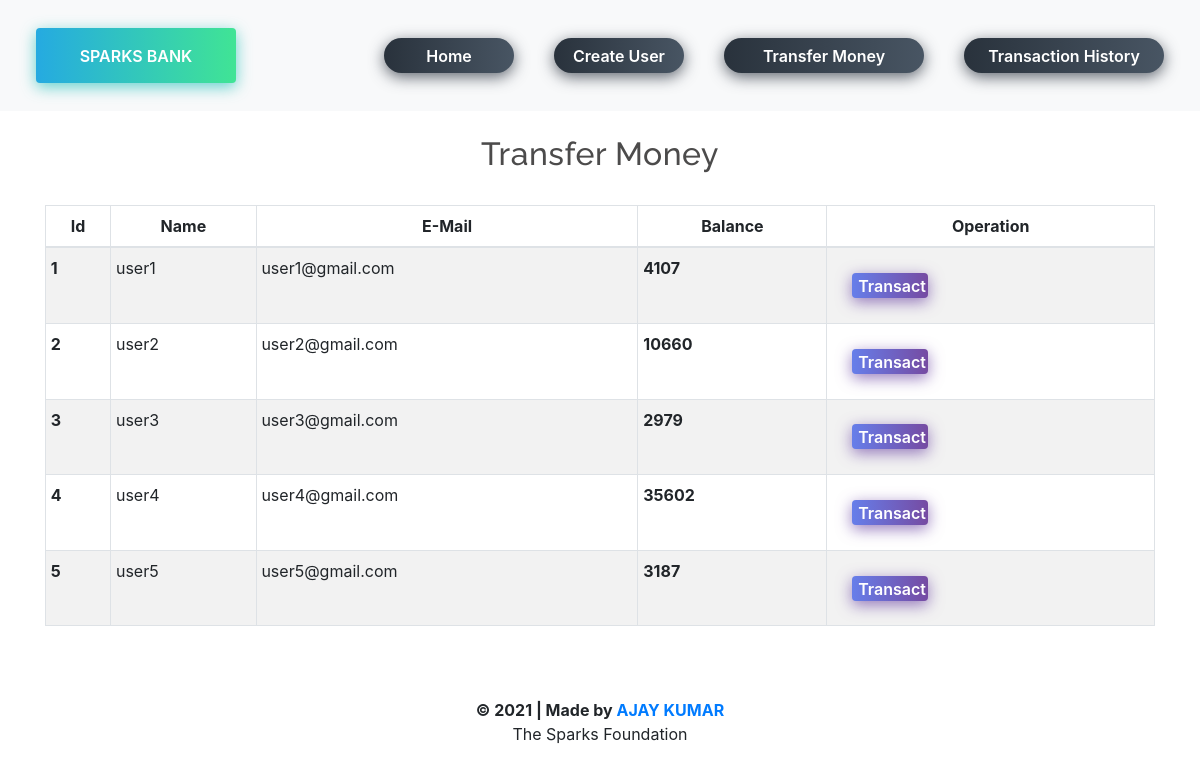
/transaction.php, run on the app's committed database.
### tables this page shows
CREATE TABLE `users` (
  `id` int(3) NOT NULL,
  `name` text NOT NULL,
  `email` varchar(30) NOT NULL,
  `balance` int(8) NOT NULL
);

### transaction.php (the view, shortened to what this page needs)
<!doctype html>
<html lang="en">
  <head>
    <link rel="stylesheet" href="https://stackpath.bootstrapcdn.com/bootstrap/4.5.2/css/bootstrap.min.css">
    <link rel="stylesheet" type="text/css" href="assets/css/navbar.css">
    <link href="https://unpkg.com/aos@2.3.1/dist/aos.css" rel="stylesheet">
  </head>
  <body>
  <?php
    include 'config/dbconfig.php';
    $sql = "SELECT * FROM users";
    $result = mysqli_query($conn,$sql);
  ?>
  <?php
  include 'header.php';
  ?>
      <div class="container">
        <h2 class="text-center pt-4">Transfer Money</h2>
        <br>
            <div class="row">
                <div class="col">
                    <div class="table-responsive-sm">
                    <table class="table table-hover table-sm table-striped table-condensed table-bordered">
                        <thead>
                            <tr>
                            <th scope="col" class="text-center py-2">Id</th>
                            <th scope="col" class="text-center py-2">Name</th>
                            <th scope="col" class="text-center py-2">E-Mail</th>
                            <th scope="col" class="text-center py-2">Balance</th>
                            <th scope="col" class="text-center py-2">Operation</th>
                            </tr>
                        </thead>
                        <tbody>
                <?php
                    while($rows=mysqli_fetch_assoc($result)){
                ?>
                    <tr>
                        <td class="py-2"><b><?php echo $rows['id'] ?></b></td>
                        <td class="py-2"><?php echo $rows['name']?></td>
                        <td class="py-2"><?php echo $rows['email']?></td>
                        <td class="py-2"><b><?php echo $rows['balance']?></b></td>
                        <td><a href="transact.php?id= <?php echo $rows['id'] ;?>">  <button style="width:76px;height:25px;border-radius: 4px;" class="btn-hover color-3">Transact</button></a></td>
                    </tr>
                <?php
                    }
                ?>
                        </tbody>
                    </table>
                    </div>
                </div>
            </div>
      </div>
  <?php
  include 'footer.php';
  ?>
  </body>
</html>

### assets/css/navbar.css (style rules this page uses)
h2 { color: #4C4B4B; letter-spacing: 0.5px; font-family: raleway; }
* { -webkit-box-sizing: border-box; -moz-box-sizing: border-box; box-sizing: border-box; }
.btn-hover { width: 150px; font-size: 16px; font-weight: 600; color: #fff; cursor: pointer; margin: 20px; height: 35px; text-align:center; border: none; background-size: 300% 100%; border-radius: 50px; moz-transition: all .4s ease-in-out; -o-transition: all .4s ease-in-out; -webkit-transition: all .4s ease-in-out; transition: all .4s ease-in-out; }
.btn-hover.color-3 { background-image: linear-gradient(to right, #667eea, #764ba2, #6B8DD6, #8E37D7); box-shadow: 0 4px 15px 0 rgba(116, 79, 168, 0.75); }

### transaction.php (style rules this page uses)
button { transition: 1.5s; }

### data on the page
users: id "1", name "user1", email "user1@gmail.com", balance "4107"
users: id "2", name "user2", email "user2@gmail.com", balance "10660"
users: id "3", name "user3", email "user3@gmail.com", balance "2979"
users: id "4", name "user4", email "user4@gmail.com", balance "35602"
users: id "5", name "user5", email "user5@gmail.com", balance "3187"
